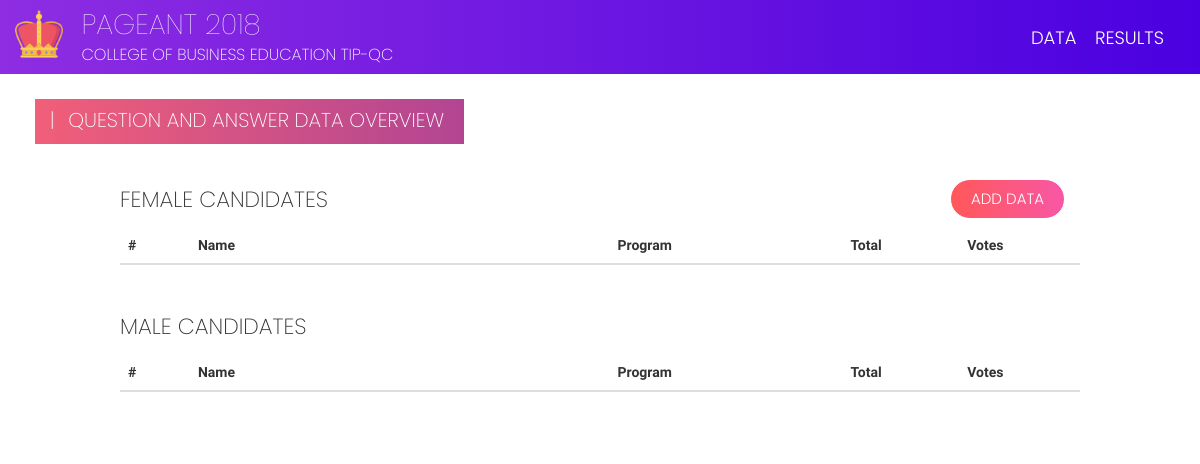
The app's page /candidates/question_and_answer/ (signed in), older data.
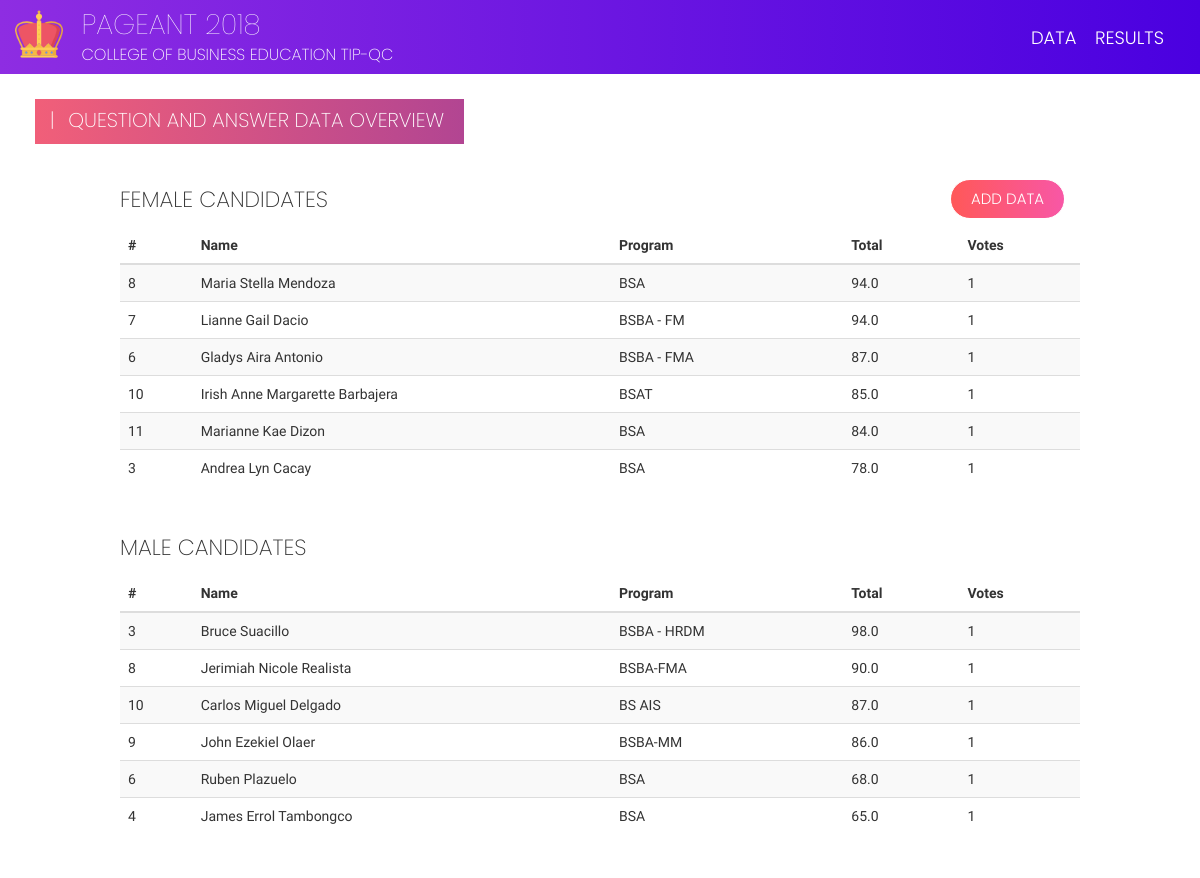
The same page, newer data.
### candidates/models.py (models this page shows, shortened)
class QuestionAndAnswerTotal(models.Model):
    candidate = models.OneToOneField(RankSix, on_delete=models.CASCADE)
    total = models.FloatField(null=True)
    votes = models.IntegerField(default=0)

class RankSix(models.Model):
    candidate = models.OneToOneField(Candidate, on_delete=models.CASCADE)

class Candidate(models.Model):
    idx = models.IntegerField(null=True)
    picture = models.ImageField(default="default.png")
    first_name = models.CharField(max_length=50)
    last_name = models.CharField(max_length=50)
    program = models.CharField(max_length=50)
    sex = models.CharField(max_length=8, choices=(('Male', 'Male'), ('Female', 'Female')))
    order = models.IntegerField(null=True)
    class Meta:
        ordering = ('idx', 'sex')

### candidates/views.py (the view)
# urls.py: path('question_and_answer/', views.question_and_answer_overview, name='question_and_answer_overview'),
@login_required(login_url='admin:login')
def question_and_answer_overview(request):
    judges = 2
    incomplete = 0
    for each in PageantNight.objects.all():
        if each.old_street_fashion_votes != judges or each.uniform_votes != judges or each.formal_attire_votes != judges:
            incomplete += 1
    if incomplete == 0:
        data = QuestionAndAnswerTotal.objects.all().order_by('-total')
        return render(request, 'candidates/question_and_answer_overview.html', {'data': data})
    else:
        data = incomplete
        return render(request, 'candidates/question_and_answer_incomplete.html', {'data': data})

### candidates/templates/candidates/question_and_answer_overview.html
{% extends 'add.html' %}
{% load static %}
{% block form %}
<link href="{% static 'css/add.css' %}" rel="stylesheet"/>
<div class="page-label-box">
    <h2 class="page-label">|<span style="padding-right: 8px;">  </span>Question and Answer Data Overview</h2>
</div>
<a id="btn-transact" class="btn btn-x btn-t-x" href="{% url 'candidates:question_and_answer_list' %}">Add Data</a>
<div class="row" id="table-content">
    <h3 class="table-label-x">Female Candidates</h3>
    <table class="table table-striped">
        <thead>
        <tr>
            <th scope="col" style="width: 3%;">#</th>
            <th scope="col" style="width: 18%;">Name</th>
            <th scope="col" style="width: 10%;">Program</th>
            <th scope="col" style="width: 5%;">Total</th>
            <th scope="col" style="width: 5%;">Votes</th>
        </tr>
        </thead>
        <tbody>
        {% for each in data %}
        {% if each.candidate.candidate.sex == 'Female' %}
        <tr>
            <th scope="row">{{ each.candidate.candidate.idx }}</th>
            <td>{{ each.candidate.candidate.first_name }}<span> </span>{{ each.candidate.candidate.last_name }}</td>
            <td>{{ each.candidate.candidate.program }}</td>
            <td>{{ each.total }}</td>
            <td>{{ each.votes }}</td>
        </tr>
        {% endif %}
        {% endfor %}
        </tbody>
    </table>
    <h3 class="table-label-x table-label-male">Male Candidates</h3>
    <table class="table table-striped">
        <thead>
        <tr>
            <th scope="col" style="width: 3%;">#</th>
            <th scope="col" style="width: 18%;">Name</th>
            <th scope="col" style="width: 10%;">Program</th>
            <th scope="col" style="width: 5%;">Total</th>
            <th scope="col" style="width: 5%;">Votes</th>
        </tr>
        </thead>
        <tbody>
        {% for each in data %}
        {% if each.candidate.candidate.sex == 'Male' %}
        <tr>
            <th scope="row">{{ each.candidate.candidate.idx }}</th>
            <td>{{ each.candidate.candidate.first_name }}<span> </span>{{ each.candidate.candidate.last_name }}</td>
            <td>{{ each.candidate.candidate.program }}</td>
            <td>{{ each.total }}</td>
            <td>{{ each.votes }}</td>
        </tr>
        {% endif %}
        {% endfor %}
        </tbody>
    </table>
</div>
{% endblock %}

Row changes from the older to the newer data that the page shows:
added QuestionAndAnswerTotal: candidate.candidate.idx "8", candidate.candidate.first_name "Maria Stella", candidate.candidate.last_name "Mendoza", candidate.candidate.program "BSA", total "94.0", votes "1", shown under "FEMALE CANDIDATES"
added QuestionAndAnswerTotal: candidate.candidate.idx "7", candidate.candidate.first_name "Lianne Gail", candidate.candidate.last_name "Dacio", candidate.candidate.program "BSBA - FM", total "94.0", votes "1", shown under "FEMALE CANDIDATES"
added QuestionAndAnswerTotal: candidate.candidate.idx "6", candidate.candidate.first_name "Gladys Aira", candidate.candidate.last_name "Antonio", candidate.candidate.program "BSBA - FMA", total "87.0", votes "1", shown under "FEMALE CANDIDATES"
added QuestionAndAnswerTotal: candidate.candidate.idx "10", candidate.candidate.first_name "Irish Anne Margarette", candidate.candidate.last_name "Barbajera", candidate.candidate.program "BSAT", total "85.0", votes "1", shown under "FEMALE CANDIDATES"
added QuestionAndAnswerTotal: candidate.candidate.idx "11", candidate.candidate.first_name "Marianne Kae", candidate.candidate.last_name "Dizon", candidate.candidate.program "BSA", total "84.0", votes "1", shown under "FEMALE CANDIDATES"
added QuestionAndAnswerTotal: candidate.candidate.idx "3", candidate.candidate.first_name "Andrea Lyn", candidate.candidate.last_name "Cacay", candidate.candidate.program "BSA", total "78.0", votes "1", shown under "FEMALE CANDIDATES"
added QuestionAndAnswerTotal: candidate.candidate.idx "3", candidate.candidate.first_name "Bruce", candidate.candidate.last_name "Suacillo", candidate.candidate.program "BSBA - HRDM", total "98.0", votes "1", shown under "MALE CANDIDATES"
added QuestionAndAnswerTotal: candidate.candidate.idx "8", candidate.candidate.first_name "Jerimiah Nicole", candidate.candidate.last_name "Realista", candidate.candidate.program "BSBA-FMA", total "90.0", votes "1", shown under "MALE CANDIDATES"
added QuestionAndAnswerTotal: candidate.candidate.idx "10", candidate.candidate.first_name "Carlos Miguel", candidate.candidate.last_name "Delgado", candidate.candidate.program "BS AIS", total "87.0", votes "1", shown under "MALE CANDIDATES"
added QuestionAndAnswerTotal: candidate.candidate.idx "9", candidate.candidate.first_name "John Ezekiel", candidate.candidate.last_name "Olaer", candidate.candidate.program "BSBA-MM", total "86.0", votes "1", shown under "MALE CANDIDATES"
added QuestionAndAnswerTotal: candidate.candidate.idx "6", candidate.candidate.first_name "Ruben", candidate.candidate.last_name "Plazuelo", candidate.candidate.program "BSA", total "68.0", votes "1", shown under "MALE CANDIDATES"
added QuestionAndAnswerTotal: candidate.candidate.idx "4", candidate.candidate.first_name "James Errol", candidate.candidate.last_name "Tambongco", candidate.candidate.program "BSA", total "65.0", votes "1", shown under "MALE CANDIDATES"
